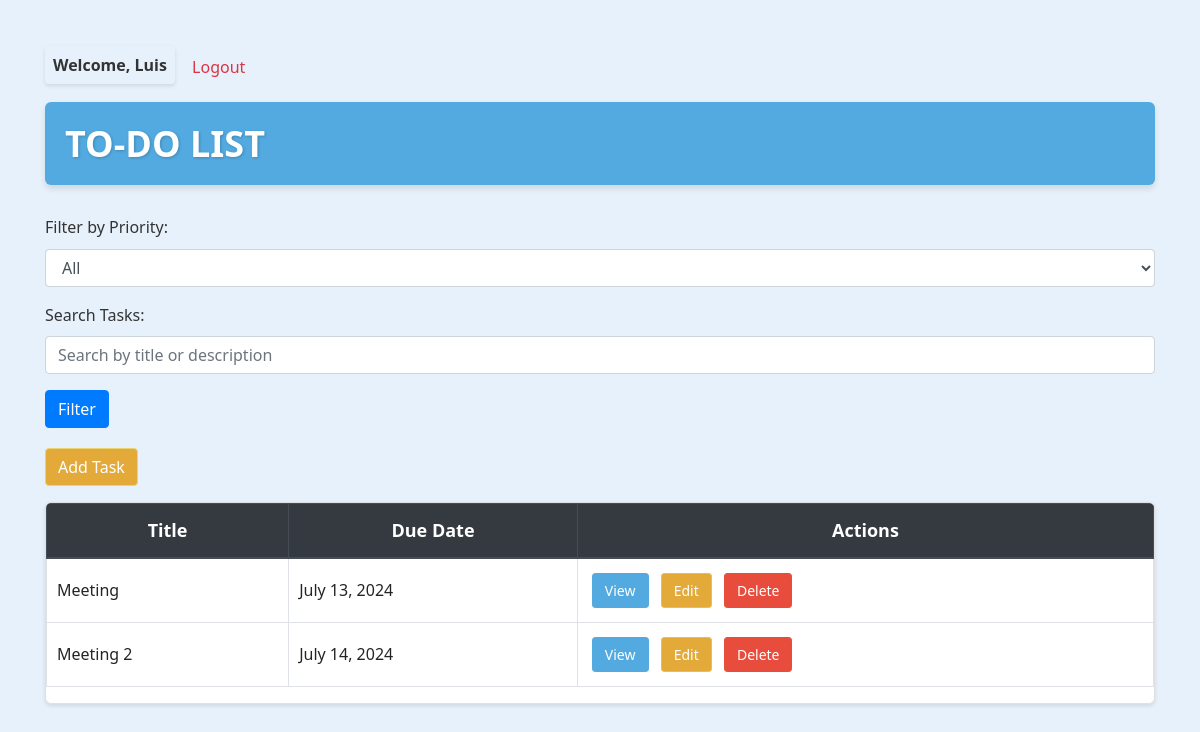
The page / (signed in) on the database as committed earlier.
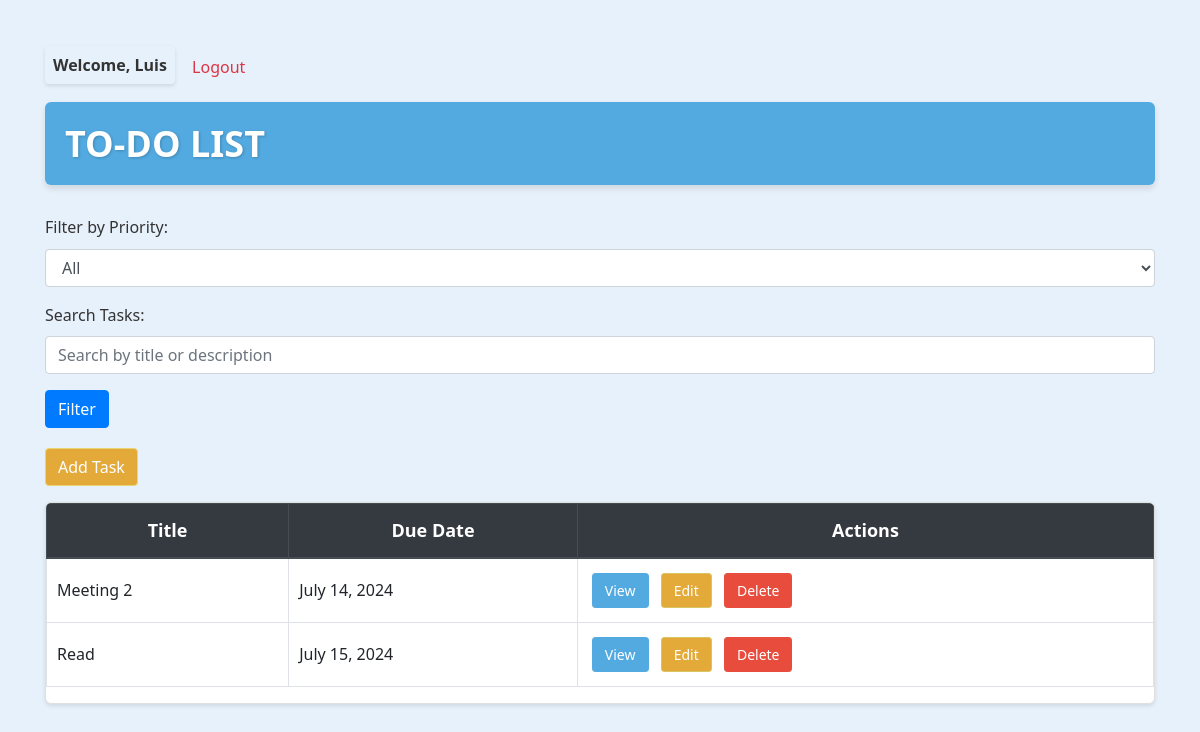
The same page on the database as committed later.
### base/models.py (models this page shows, shortened)
class Task(models.Model):
    PRIORITY_CHOICES = [
        ('Low', 'Low'),
        ('Medium', 'Medium'),
        ('High', 'High'),
    ]
    user = models.ForeignKey(User, on_delete=models.CASCADE, null=True, blank=True)
    title = models.CharField(max_length=200)
    description = models.TextField(null=True, blank=True)
    complete = models.BooleanField(default=False)
    created = models.DateTimeField(auto_now_add=True)
    due_date = models.DateField(default=timezone.now)
    priority = models.CharField(max_length=10, choices=PRIORITY_CHOICES, default='Medium')
    class Meta:
        ordering = ['complete']

### base/views.py (the view)
# urls.py: path('', TaskList.as_view(), name='task-list' ),
@method_decorator(login_required, name='dispatch')
class TaskList(ListView):
    model = Task
    context_object_name = 'tasks'
    template_name = 'base/task_list.html'
    def get_queryset(self):
        queryset = Task.objects.filter(user=self.request.user)
        priority = self.request.GET.get('priority', None)
        if priority:
            queryset = queryset.filter(priority=priority)
        search_query = self.request.GET.get('search', None)
        if search_query:
           queryset = queryset.filter(
            Q(title__icontains=search_query) | Q(description__icontains=search_query)
        )
        return queryset

### base/templates/base/task_list.html (shortened to what this page needs)
<!DOCTYPE html>
<html lang="en">
<head>
    <link rel="stylesheet" href="https://stackpath.bootstrapcdn.com/bootstrap/4.5.2/css/bootstrap.min.css">
</head>
<body>
    <div class="container mt-5">
        {% if user.is_authenticated %}
        <div class="mb-3">
            <span class="highlight-text">Welcome, {{ request.user.username }}</span>
            <form action="{% url 'logout' %}" method="post" style="display: inline-block;">
                <button type="submit" class="btn btn-link text-danger">Logout</button>
            </form>
        </div>
        {% endif %}
        <h1 class="custom-heading">To-Do List</h1>
        <form method="GET" action="{% url 'task-list' %}" class="filter-form">
            <div class="form-group">
                <label for="priority">Filter by Priority:</label>
                <select name="priority" id="priority" class="form-control">
                    <option value="">All</option>
                </select>
            </div>
            <div class="form-group">
                <label for="search">Search Tasks:</label>
                <input type="text" name="search" id="search" class="form-control" placeholder="Search by title or description">
            </div>
            <button type="submit" class="btn btn-primary">Filter</button>
        </form>
        <a href="{% url 'task-create' %}" class="btn btn-add-task mb-3">Add Task</a>
        <div class="table-responsive task-table">
            <table class="table table-bordered table-hover">
                <thead class="thead-dark">
                    <tr>
                        <th>Title</th>
                        <th>Due Date</th>
                        <th>Actions</th>
                    </tr>
                </thead>
                <tbody>
                    {% for task in tasks %}
                    <tr>
                        <td>{{ task.title }}</td>
                        <td>{{ task.due_date }}</td>
                        <td class="task-actions">
                            <a href="{% url 'task' pk=task.pk %}" class="btn btn-info btn-sm">View</a>
                            <a href="{% url 'task-update' task.pk %}" class="btn btn-primary btn-sm">Edit</a>
                            <a href="{% url 'task-delete' task.pk %}" class="btn btn-danger btn-sm">Delete</a>
                        </td>
                    </tr>
                    {% empty %}
                    <tr class="no-items">
                        <td colspan="3"><h3>No items in the list</h3></td>
                    </tr>
                    {% endfor %}
                </tbody>
            </table>
        </div>
    </div>
</body>
</html>

### base/templates/base/task_list.html (style rules this page uses)
body { font-family: 'Segoe UI', Tahoma, Geneva, Verdana, sans-serif; font-size: 16px; line-height: 1.6; color: #333; background-color: #e7f1fb; }
.custom-heading { font-size: 36px; font-weight: bold; color: #0b1e58; text-transform: uppercase; text-shadow: 1px 1px 3px rgba(0, 0, 0, 0.2); background-color: #52aae0; padding: 20px; border-radius: 6px; box-shadow: 0 4px 6px rgba(0, 0, 0, 0.1); margin-bottom: 30px; color: #ffffff; }
.highlight-text { padding: 8px; border-radius: 4px; box-shadow: 0 2px 4px rgba(0, 0, 0, 0.1); color: #333; font-size: 16px; font-weight: bold; }
.filter-form { margin-bottom: 20px; }
.task-table { background-color: #ffffff; border: 1px solid #e0e0e0; border-radius: 6px; box-shadow: 0 2px 4px rgba(0, 0, 0, 0.1); overflow: hidden; margin-bottom: 30px; }
.task-table th { background-color: #336699; color: #ffffff; text-align: center; vertical-align: middle; font-size: 18px; padding: 12px; }
.task-table td { vertical-align: middle; font-size: 16px; padding: 10px; }
.task-actions a.btn { color: #ffffff; text-shadow: none; font-size: 14px; padding: 6px 12px; margin: 4px; }
.task-actions a.btn-info { background-color: #52aae0; border-color: #52aae0; }
.task-actions a.btn-primary { background-color: #e3aa39; border-color: #d8c460; }
.task-actions a.btn-danger { background-color: #e74c3c; border-color: #e74c3c; }
.btn-add-task { background-color: #e3aa39; color: #ffffff; border-color: #e8d473; margin-bottom: 20px; }

Rows that differ between the two databases and show on the page:
removed Task: title "Meeting", due_date "July 13, 2024"
added Task: title "Read", due_date "July 15, 2024"
